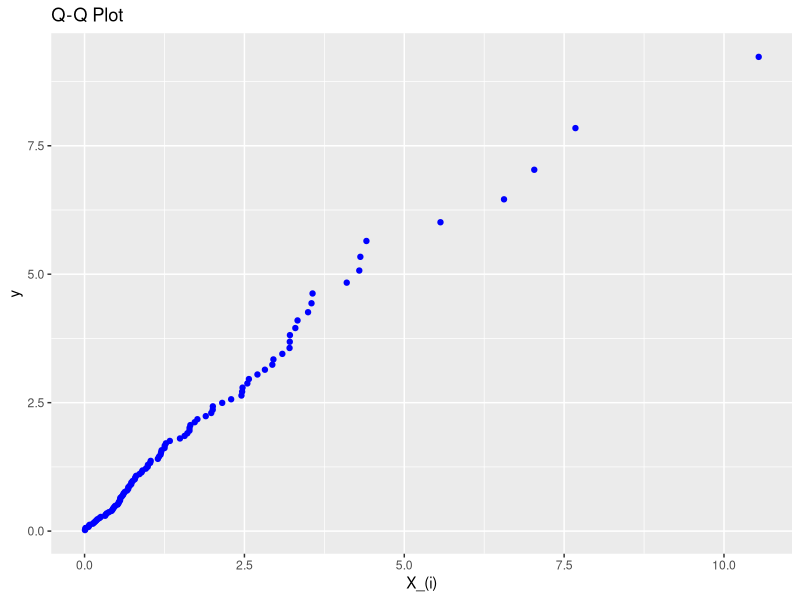
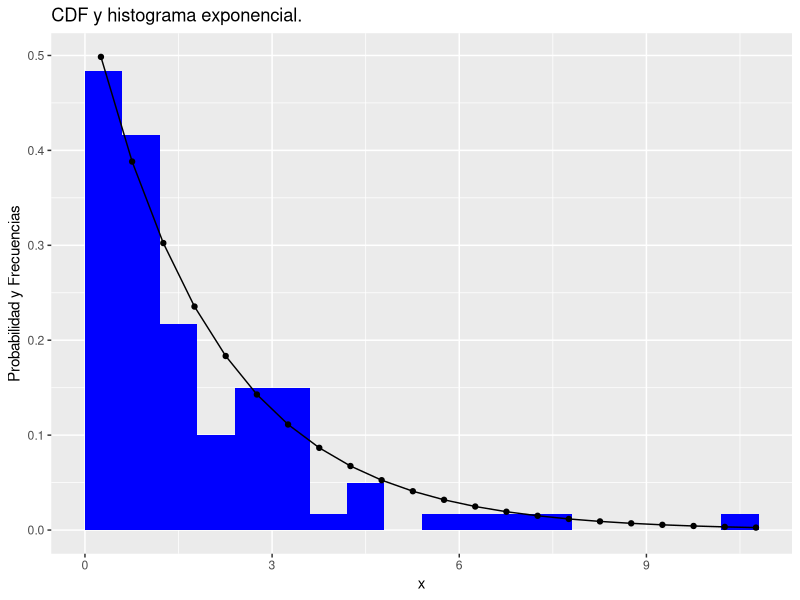
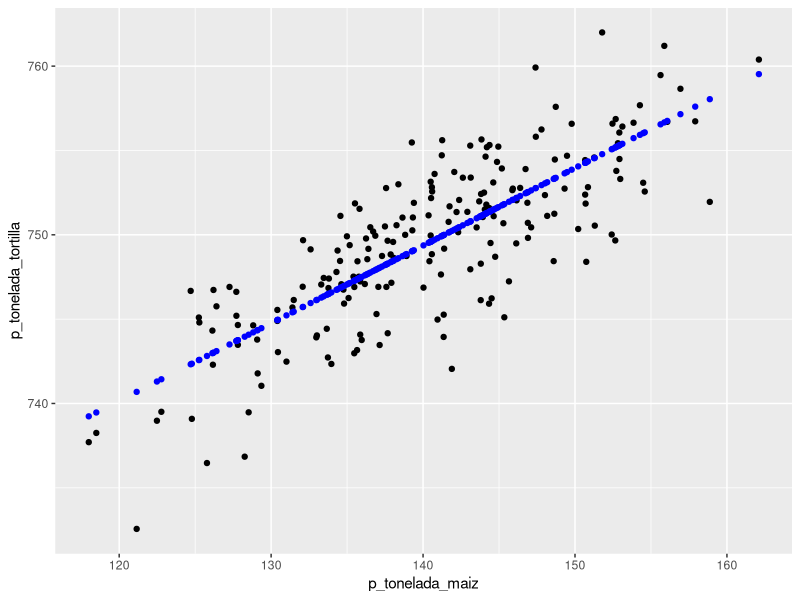
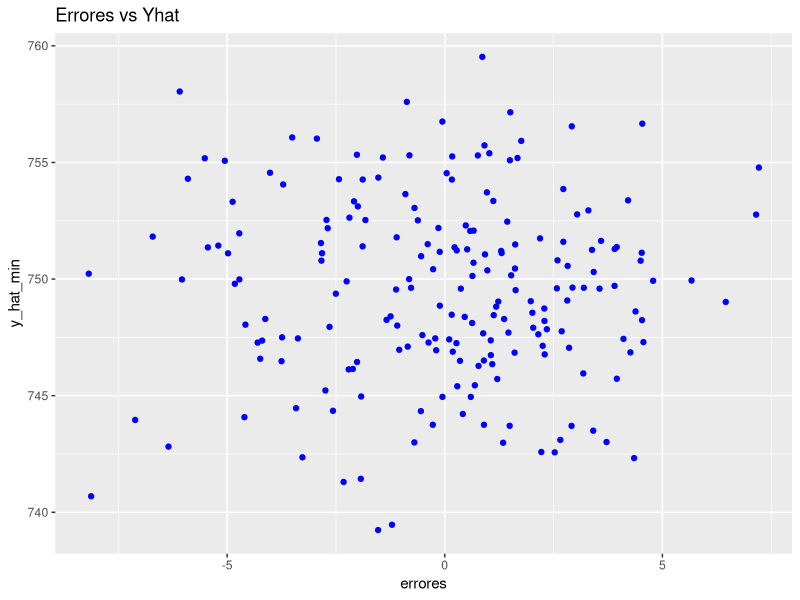
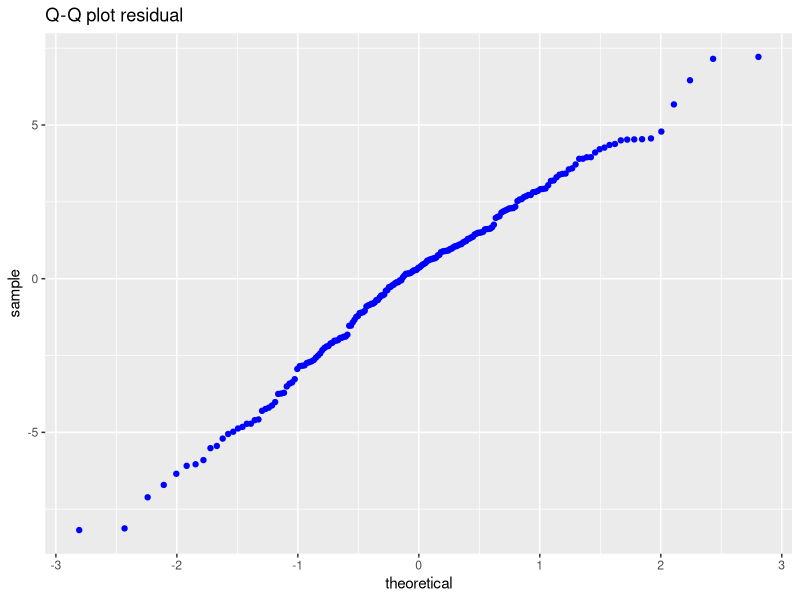
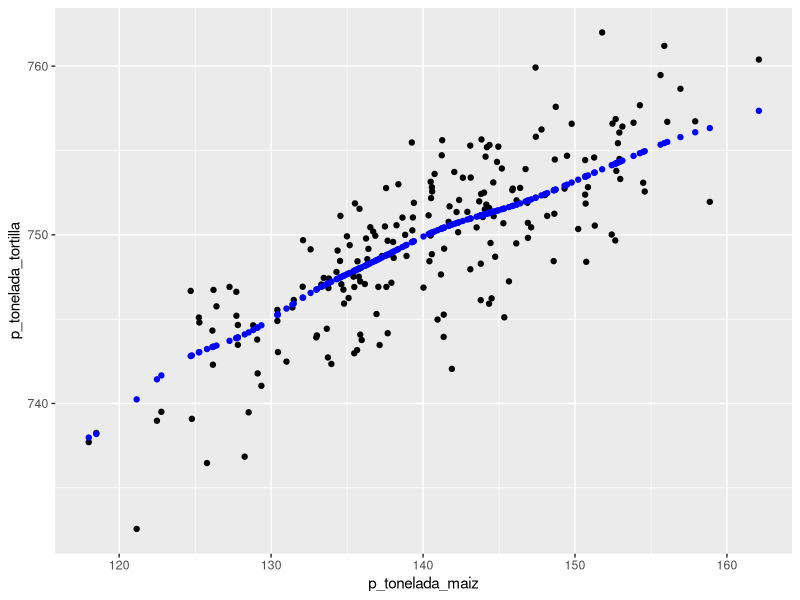
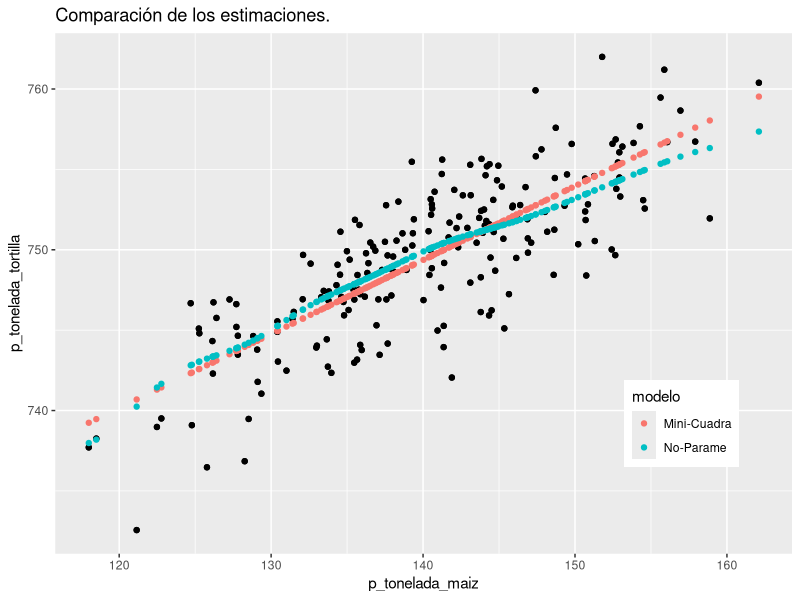

These charts were generated, in order, by the following R code:
## ---- chunk 1
random_exp <- function(m, beta){
  return(-log(1-runif(m))/beta) 
}
## ---- chunk 2
set.seed(19970808)
simulacion_exp_12 <- random_exp(100, 1/2) 
head(simulacion_exp_12)
## ---- chunk 3
library(tidyverse)
datos<-data.frame(x_i=sort(simulacion_exp_12), i=seq(1:100)) %>%
  mutate(y=-2*log(1-i/(101)))
head(datos,3)

ggplot(data=datos, aes(x=x_i, y=y))+
  geom_point(colour="blue")+
  labs(x="X_(i)", title = "Q-Q Plot")
## ---- chunk 4
exp_teoric <- data.frame(y=dexp(x=seq(min(datos$x_i),max(datos$x_i),0.5),rate=1/2), x=seq(min(datos$x_i),max(datos$x_i),0.5)+0.25)
ggplot(data=datos, aes(x_i, y=..density..))+
  geom_histogram(fill="blue",,breaks=seq(0,11,0.6))+
  geom_point(data=exp_teoric, aes(x,y))+
  geom_line(data=exp_teoric, aes(x,y))+
  labs(y="Probabilidad y Frecuencias", x="x", title="CDF y histograma exponencial.")
## ---- chunk 5
min_cuadrados_reg <- function(x,y){
  N<-length(x)
  sum_xy <- sum(x*y)
  sum_x <- sum(x)
  sum_y <- sum(y)
  sum_xx <-sum(x**2)
  
  hat_beta1 <- (N*sum_xy-sum_x*sum_y)/(N*sum_xx-(sum_x)**2)
  hat_beta0 <- mean(y)-hat_beta1*mean(x)
  list(beta0=hat_beta0, beta1=hat_beta1)
}
## ---- chunk 6
maiz <- read.csv("Maiz.csv", col.names = c("p_tonelada_maiz", "p_tonelada_tortilla"))
head(maiz, 3) # Mostamos los primeros registros.
## ---- chunk 7
min_cuadrados_reg(maiz$p_tonelada_maiz, maiz$p_tonelada_tortilla)
## ---- chunk 8
maiz <- maiz %>%
  mutate(y_hat_min = 684.9545+0.4600343*p_tonelada_maiz)
ggplot(data=maiz, aes(x=p_tonelada_maiz, y=p_tonelada_tortilla))+
  geom_point()+
  geom_point(aes(y=y_hat_min), color="blue")
## ---- chunk 9
maiz <- maiz %>%
  mutate(errores = p_tonelada_tortilla-y_hat_min)

ggplot(data=maiz, aes(x=errores, y=y_hat_min))+
  geom_point(color="blue")+
  labs(title = "Errores vs Yhat")
## ---- chunk 10
ggplot(data=maiz, aes(sample=errores))+
  geom_qq(color="blue")+
  labs(title = "Q-Q plot residual")
## ---- chunk 11
kernel_gaussiano<-function(x, x_i, h, n){ # funcion del kernel gaussiano
  dnorm((x-x_i)/(h*n))
}

y_stimate <- function(x, h, Dx, Dy){#funcion para estimar usando un kernel, 
  # en este caso el gaussiano
    n <- length(Dx) # tamaño de los datos
    k <- kernel_gaussiano(x, Dx, h, n) #vector de kernels
    k2 <- Dy*k
    f <- sum(k2)/sum(k) 
    f
}
maiz$y_hat <- sapply(maiz$p_tonelada_maiz, y_stimate, 0.015, maiz$p_tonelada_maiz, maiz$p_tonelada_tortilla)
head(maiz)

ggplot(data=maiz, aes(x=p_tonelada_maiz, y=p_tonelada_tortilla))+
  geom_point()+
  geom_point(aes(x=p_tonelada_maiz, y=y_hat), color="blue")
## ---- chunk 12
maiz <-maiz %>% 
  select(p_tonelada_maiz, p_tonelada_tortilla, y_hat_min, y_hat) %>%
  gather(key="modelo", value = "y", 3:4) %>%
  mutate(modelo =ifelse(modelo=="y_hat_min","Mini-Cuadra","No-Parame") )

ggplot(data=maiz, aes(x=p_tonelada_maiz, y=p_tonelada_tortilla))+
  geom_point()+
  geom_point(aes(x=p_tonelada_maiz, y=y, color=modelo))+
  labs(title="Comparación de los estimaciones.")+
  theme(legend.position = c(0.85, 0.25))
